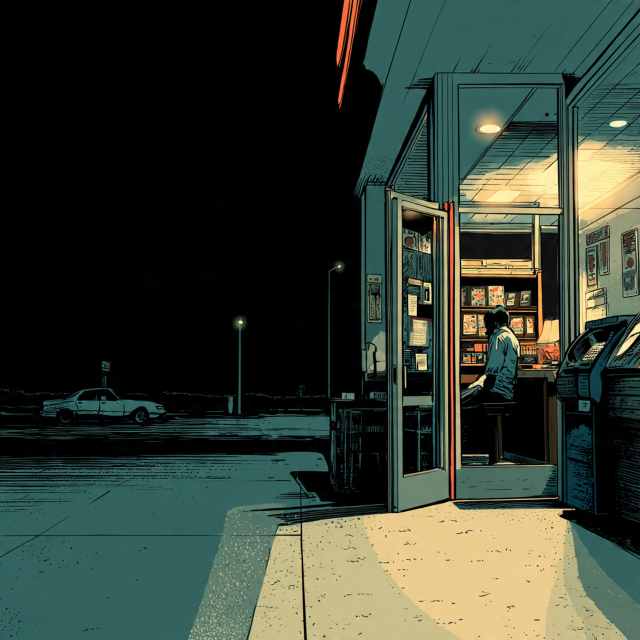
#> input picture .migration-backup/outputs/catalog/regen-picks-2026-08-14/01ecba3251649629.png, 1280 x 1280 px (shown at 1/2 size)
$ python -i analyze-archive-expansion.py   (imports and definitions only)
#> lines starting #> are read from the running program, lines starting #| are printed output that depends on the picture
#> in analyze_pixels, opened is the input picture: PIL image 1280x1280 RGB; mean R, G, B 53.7, 63, 51.9
"""Build a private, deterministic review batch for a large archive expansion.

This script is deliberately analysis-only. It never edits the approved catalog,
copies private masters into public assets, or asserts rights/pricing/publication.
Candidates are SHA-locked, decoded, square-gated, exact-deduplicated, screened
for close perceptual duplicates, and diversity-ranked from decoded pixels.
"""

from __future__ import annotations

import argparse
import colorsys
import csv
import hashlib
import io
import json
import math
import os
import re
from collections import Counter
from dataclasses import dataclass
from pathlib import Path
from typing import Any

import numpy as np
from PIL import Image, ImageDraw, ImageFilter, ImageFont, ImageOps


PROJECT_ROOT = Path(__file__).resolve().parents[3]
APPROVED_PATH = PROJECT_ROOT / ".migration-backup" / "catalog" / "approved-artworks.json"
COLLECTION_ROOT = Path(os.environ.get("ARTCOVR_COLLECTION_ROOT", r"E:\ART_COLLECTION"))
PRIVATE_MAP_PATH = Path(os.environ.get(
    "ARTCOVR_PRIVATE_SOURCE_MAP",
    str(COLLECTION_ROOT / ".artcovr-private" / "direct-source-map.local.json"),
))
CURATION_ROOT = Path(os.environ.get("ARTCOVR_CURATION_ROOT", str(COLLECTION_ROOT / ".artcovr-curation")))
CORPUS_ROOT = Path(os.environ.get("ARTCOVR_CORPUS_ROOT", str(Path.home() / "Downloads" / "meta_ai_images")))
DEFAULT_OUTPUT = PROJECT_ROOT / "outputs" / "catalog" / "review-assets" / "archive-expansion-2026-09-07"

IMAGE_SUFFIXES = {".jpg", ".jpeg", ".png"}
PROHIBITED_GENERATED = re.compile(r"\b(?:film[ -]?noir|noir|realism|realist|photoreal(?:ism|istic)?)\b", re.I)


@dataclass(frozen=True)
class Source:
    path: Path
    pool: str
    title_basis: str | None = None
    description_basis: str | None = None
    category_basis: str | None = None
    prompt: str | None = None
    allow_square_crop: bool = False
    source_analysis: dict[str, Any] | None = None


# [18 lines left out: functions sha256_file, slugify, clean_filename, not called in this run]


def load_json(path: Path) -> Any:
    return json.loads(path.read_text(encoding="utf-8"))


# [159 lines left out: functions corpus_crop_inventory, additional_owner_inventory, source_inventory, not called in this run]


def difference_hash(image: Image.Image, size: int = 16) -> str:
    gray = image.convert("L").resize((size + 1, size), Image.Resampling.LANCZOS)
    pixels = np.asarray(gray, dtype=np.int16)
    bits = pixels[:, :-1] > pixels[:, 1:]
    return f"{int(''.join('1' if bit else '0' for bit in bits.flat), 2):0{size * size // 4}x}"


def hamming(left: str, right: str) -> int:
    return (int(left, 16) ^ int(right, 16)).bit_count()


def color_family(rgb: tuple[int, int, int]) -> str:
    red, green, blue = (channel / 255 for channel in rgb)
    hue, saturation, value = colorsys.rgb_to_hsv(red, green, blue)
    degrees = hue * 360
    if saturation < 0.10:
        return "black" if value < 0.16 else "white" if value > 0.91 else "gray"
    if 15 <= degrees < 48 and value < 0.62:
        return "brown"
    if degrees < 15 or degrees >= 345:
        return "red"
    if degrees < 45:
        return "orange"
    if degrees < 70:
        return "yellow"
    if degrees < 160:
        return "green"
    if degrees < 195:
        return "cyan"
    if degrees < 255:
        return "blue"
    if degrees < 290:
        return "violet"
    return "magenta"


def analyze_image(image: Image.Image) -> tuple[dict[str, Any], np.ndarray]:
    image = image.convert("RGB")
    width, height = image.size
#> width = 1280; height = 1280
    sample = image.resize((96, 96), Image.Resampling.LANCZOS)
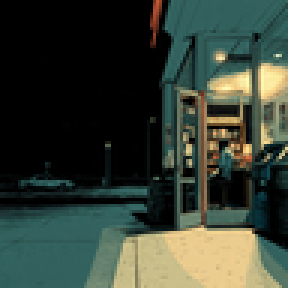
#> sample: PIL image 96x96 RGB (shown 3 times larger); mean R, G, B 53.8, 63.2, 52
    array = np.asarray(sample, dtype=np.float32) / 255.0
    luminance = 0.2126 * array[:, :, 0] + 0.7152 * array[:, :, 1] + 0.0722 * array[:, :, 2]
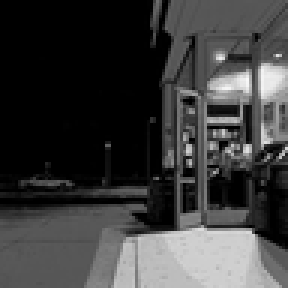
#> luminance: shape (96, 96) float32 (shown 3 times larger); min 0, max 0.973, mean 0.237
    hsv = np.asarray(sample.convert("HSV"), dtype=np.float32) / 255.0
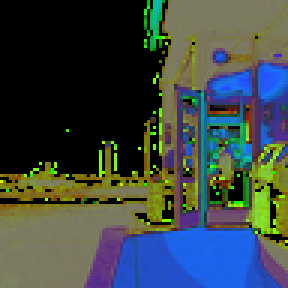
#> hsv: shape (96, 96, 3) float32 (shown 3 times larger); mean R, G, B 0.231, 0.275, 0.263
    gray = sample.convert("L")
    entropy = float(gray.entropy() / 8.0)
#> entropy = 0.697
    edge_density = float(np.asarray(gray.filter(ImageFilter.FIND_EDGES), dtype=np.float32).mean() / 255.0)
#> edge_density = 0.11
    contrast = float(luminance.std())
#> contrast = 0.259
    mean_rgb = array.reshape(-1, 3).mean(axis=0)
#> mean_rgb = [0.211, 0.248, 0.204]
    std_rgb = array.reshape(-1, 3).std(axis=0)
#> std_rgb = [0.281, 0.263, 0.2]
    average_luminance = float(luminance.mean())
#> average_luminance = 0.237
    average_saturation = float(hsv[:, :, 1].mean())
#> average_saturation = 0.275
    clipped = float(((luminance < 0.015) | (luminance > 0.985)).mean())
#> clipped = 0.38
    center = np.asarray(gray, dtype=np.float32)[24:72, 24:72]
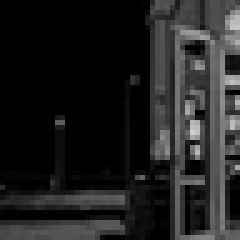
#> center: shape (48, 48) float32 (shown 5 times larger); min 0, max 206, mean 32.5
    center_ratio = float(center.std() / max(np.asarray(gray, dtype=np.float32).std(), 0.001))
#> center_ratio = 0.652

    quantized = sample.quantize(colors=6, method=Image.Quantize.MEDIANCUT)
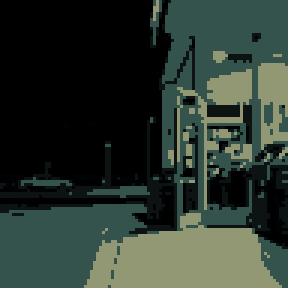
#> quantized: PIL image 96x96 P (shown 3 times larger); mean R, G, B 44.2, 55.6, 47
    palette_raw = quantized.getpalette() or []
#> palette_raw = [146, 151, 116, 52, 83, 76, 12, 19, 18, 0, 2, 3, 0, 0, 1, 0, 0, 0]
    counts = sorted(quantized.getcolors() or [], reverse=True)
#> counts = [(3159, 5), (2887, 1), (1683, 0), (932, 2), (374, 3), (181, 4)]
    total = sum(count for count, _ in counts) or 1
#> total = 9216
    palette: list[str] = []
    families: list[str] = []
    for count, index in counts:
        offset = index * 3
        rgb = tuple(palette_raw[offset:offset + 3])
        if len(rgb) != 3:
            continue
        palette.append("#" + "".join(f"{component:02x}" for component in rgb))
        family = color_family(rgb)  # type: ignore[arg-type]
        if family not in families:
            families.append(family)
        if len(palette) == 5 or count / total < 0.02:
            break
#> this loop made 5 passes
#> (count, index, offset, rgb, red in color_family, green in color_family, blue in color_family, hue in color_family) on passes 2 to 5: (2887, 1, 3, (52, 83, 76), 0.204, 0.325, 0.298, 0.462), (1683, 0, 0, (146, 151, 116), 0.573, 0.592, 0.455, 0.19), (932, 2, 6, (12, 19, 18), 0.0471, 0.0745, 0.0706, 0.476), (374, 3, 9, (0, 2, 3), 0, 0.00784, 0.0118, 0.556)
#> (count, index, offset, red in color_family, green in color_family, blue in color_family, hue in color_family, saturation in color_family) on pass 1: (3159, 5, 15, 0, 0, 0, 0, 0)
#> after the loop, families = ['black', 'cyan', 'yellow', 'blue']; palette = ['#000000', '#34534c', '#929774', '#0c1312', '#000203']

    feature = np.asarray([
        *mean_rgb.tolist(), *std_rgb.tolist(), average_luminance,
        average_saturation, contrast, entropy, edge_density, clipped,
        min(center_ratio, 2.0) / 2.0,
    ], dtype=np.float64)
#> feature = [0.211, 0.248, 0.204, 0.281, 0.263, 0.2, 0.237, 0.275, 0.259, 0.697, 0.11, 0.38, 0.326]
    technical_score = (
        0.28 * min(entropy / 0.82, 1.0)
        + 0.24 * min(edge_density / 0.20, 1.0)
        + 0.20 * (1.0 - min(abs(average_luminance - 0.48) / 0.48, 1.0))
        + 0.16 * (1.0 - min(clipped / 0.30, 1.0))
        + 0.12 * min(contrast / 0.24, 1.0)
    )
#> technical_score = 0.589
    analysis = {
        "width": width,
        "height": height,
        "palette": palette,
        "colorFamilies": families[:4],
        "brightness": "dark" if average_luminance < 0.22 else "light" if average_luminance > 0.58 else "balanced",
        "saturation": "muted" if average_saturation < 0.24 else "vivid" if average_saturation > 0.55 else "balanced",
        "averageLuminance": round(average_luminance, 6),
        "averageSaturation": round(average_saturation, 6),
        "contrast": round(contrast, 6),
        "entropy": round(entropy, 6),
        "edgeDensity": round(edge_density, 6),
        "clippedPixelRatio": round(clipped, 6),
        "composition": "center-weighted" if center_ratio > 1.12 else "open-field" if center_ratio < 0.78 else "distributed",
        "perceptualHash": {"algorithm": "dhash-16x16-luma", "value": difference_hash(image)},
        "technicalScore": round(technical_score, 6),
    }
#> in difference_hash, `gray = image.convert("L").resize((size + 1, size), Image.Resampling.LA..`:
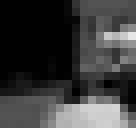
#> gray: PIL image 17x16 L (shown 8 times larger); min 0, max 230, mean 59.2
    return analysis, feature


def analyze_pixels(path: Path) -> tuple[dict[str, Any], np.ndarray]:
    with Image.open(path) as opened:
        opened.load()
        image = ImageOps.exif_transpose(opened).convert("RGB")
    return analyze_image(image)


# [229 lines left out: functions square_crop, encoded_crop, machine_moods, conservative_review_flags, analyze_sources, approved_anchors and 2 more, not called in this run]


def strip_private_types(row: dict[str, Any]) -> dict[str, Any]:
    return {key: value for key, value in row.items() if not key.startswith("_")}


# [198 lines left out: functions load_owner_exclusions, prior_batch_anchors, ensure_unique_proposed_slugs, write_derived_masters, write_contact_sheets, main, not called in this run]


# [2 lines not run here, left out]

>>> result = analyze_pixels('../../outputs/catalog/regen-picks-2026-08-14/01ecba3251649629.png')
